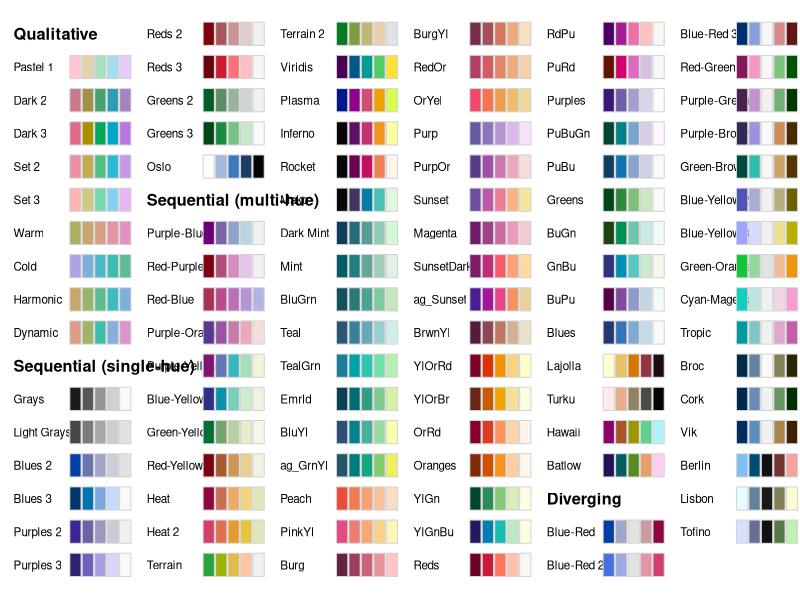
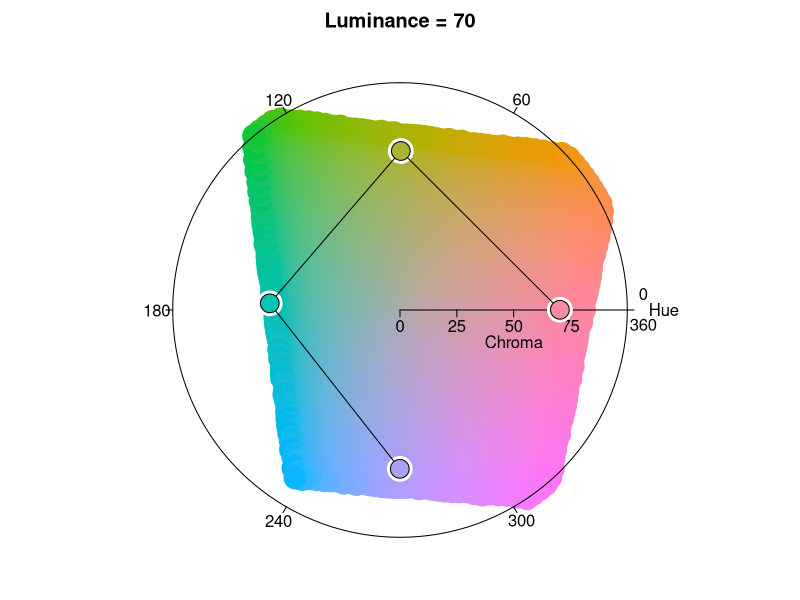
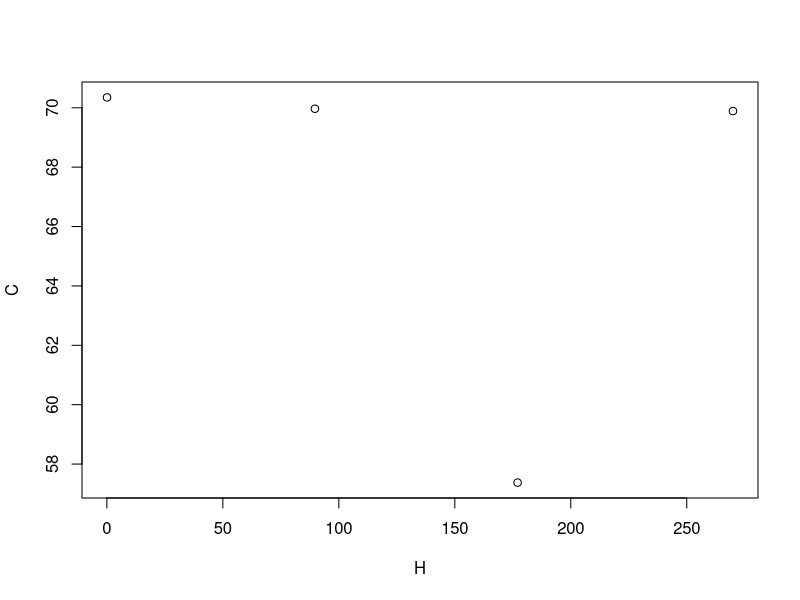
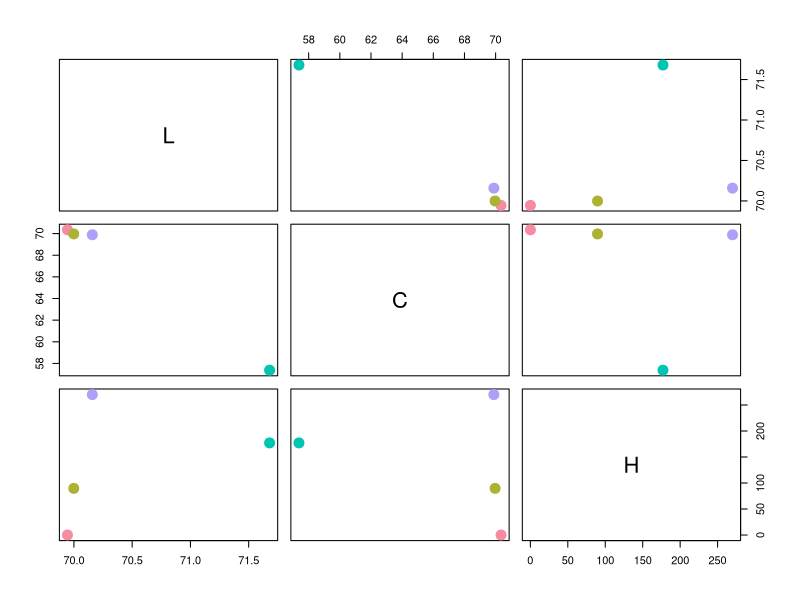
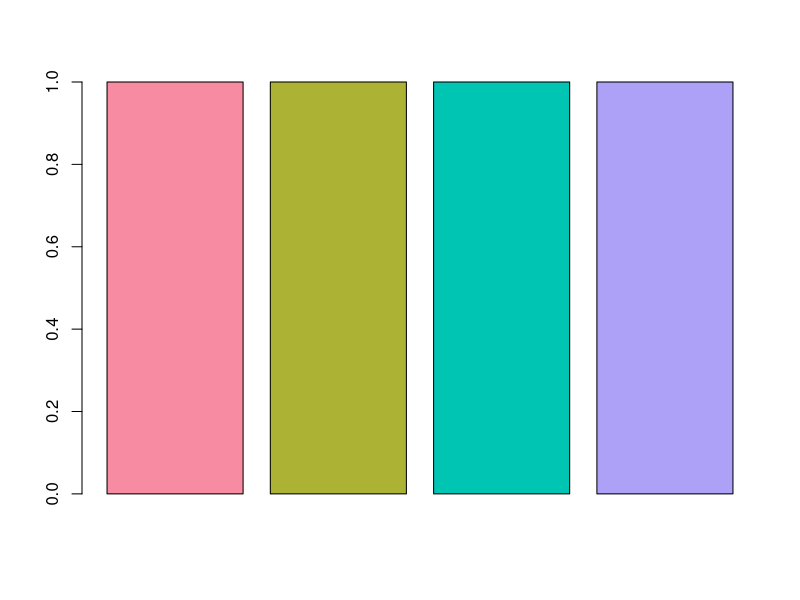
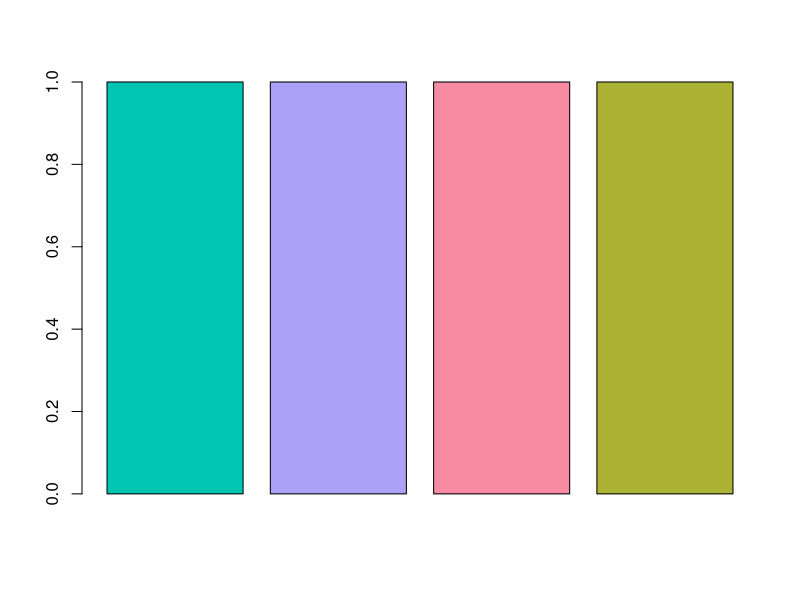

Write the R code that produced these figures, in order.
# Author: Martina Zaharieva
# Aim: Generate CIELUV color samples with equal hue spacing, chroma and lightness values for Project Many Babies At Home. 

### BACKGROUND ###

# CIE terminology Commission Internationale de L'Eclairage (CIE) (2011). International Lighting Vocabulary. 
# CIE S 017/E:2011. Searchable online at http://eilv.cie.co.at/.]
# Hue - numerical representation of the color categories (yellow, green, etc.) ranging from 0 to 359. 
# Chroma - attribute of a visual perception according to which the perceived colour of an area appears
# to be more or less chromatic; the degree of vividness of a color.
# Saturation - the colorfulness of an area in proportion to its brightness. 
# Colorfulness - colourfulness of an area judged as a proportion of the brightness of a similarly 
# illuminated area that appears white or highly transmitting.
# Chroma and lightness must fit in the sRGB hue range, else the colors will not be displayed as such.

# LAB color space (L - luminance (0-100); A - green (-128) to red (+127); B - blue (-128) to yellow (+127)).
# black = 0,0,0; white = 100,0,0
# LAB is designed to model human visual perception of lightness and since we can distinguish more color 
# in darker than lighter ranges, there are more values reserved for darker areas. 
# A & B - the further away from 0, the more saturated the color. 

# Install and load packages in library. 
# install.packages("colorspace")
# install.packages("rstudioapi")
library(colorspace) # Allows to simulate color vision deficiency using the simulate_cvd function.
library(tidyverse)
library(rstudioapi)


# GENERATE N EQUILUMINANT COLORS ----


# Plot available palettes.
hcl_palettes(plot = TRUE)

# Compute an n amount of colors from a different hue, while keeping luminance and chroma fixed.
# HCL values represent polar coordinates in CIELUV space of existing RGB values with a reference greay value: #b0aca9 at luminance = 71
stim_colors <- hclplot(qualitative_hcl(n = 4, c = 70, l = 70, fixup = TRUE))
plot(stim_colors)

# Save the resulting matrix into a dataframe. Compute the difference in hue between adjacent values.
stim_colors_df <- as.data.frame(stim_colors)
stim_colors_df$hue_diff <- stim_colors_df$H - dplyr::lag(stim_colors_df$H, 1)


# Compute descriptives of the hue difference.  
mean(stim_colors_df$hue_diff, na.rm = TRUE)
sd(stim_colors_df$hue_diff, na.rm = TRUE)



# PAIR COLOR COMPLEMENTS ----

# Compute true complementary hues and find the best matching value within the existing color set. 
closest_complement <- function(hue_vec, target_hue){
  # This function takes two arguments, a vector of hues and the target hue to find the closest match for.  
  difference_scores <- pmin(
    abs((hue_vec + 180) %% 360 - target_hue),
    abs((target_hue + 180) %% 360 - hue_vec))
  
  return(hue_vec[which(difference_scores == min(difference_scores))])
  
}

for (i in 1:nrow(stim_colors_df)){
  stim_colors_df$H_c[i] <- closest_complement(stim_colors_df$H, stim_colors_df$H[i])
}

stim_colors_df <- stim_colors_df %>% 
  select(H_c = H, C_c = C, L_c = L) %>%
  left_join(stim_colors_df, ., by = "H_c")

# Convert the dataframe back into a matrix.
stim_colors_matrix <- polarLUV(L = stim_colors_df$L, C = stim_colors_df$C, H = stim_colors_df$H)
plot(stim_colors_matrix)
stim_colors_matrix_c <- polarLUV(H = stim_colors_df$H_c, C = stim_colors_df$C_c, L = stim_colors_df$L_c)

# Map the polarLUV values to hex  (for Photoshop) via sRGB (gamma = 2.4).
# From Photoshop, the stimuli will be saved to RGB without any further color corrections. 
# Background on color space mappings: http://colorspace.r-forge.r-project.org/articles/color_spaces.html
stim_colors_matrix_hex <- hex(stim_colors_matrix, fixup = FALSE)
barplot(rep(1,length(stim_colors_matrix_hex)), col = stim_colors_matrix_hex)
stim_colors_matrix_hex_c <- hex(stim_colors_matrix_c, fixup = FALSE)
barplot(rep(1,length(stim_colors_matrix_hex)), col = stim_colors_matrix_hex_c)

# Covert the two hex matrices into dataframes and join them.
stim_colors_hex_df <- tibble(hex = stim_colors_matrix_hex, hex_c = stim_colors_matrix_hex_c)

# Export as .csv.
write.csv2(stim_colors_hex_df, file = 'MBAH_polarLUV-hex_L_C_new.csv', sep = ",", dec = ".", col.names = TRUE, row.names = TRUE)
